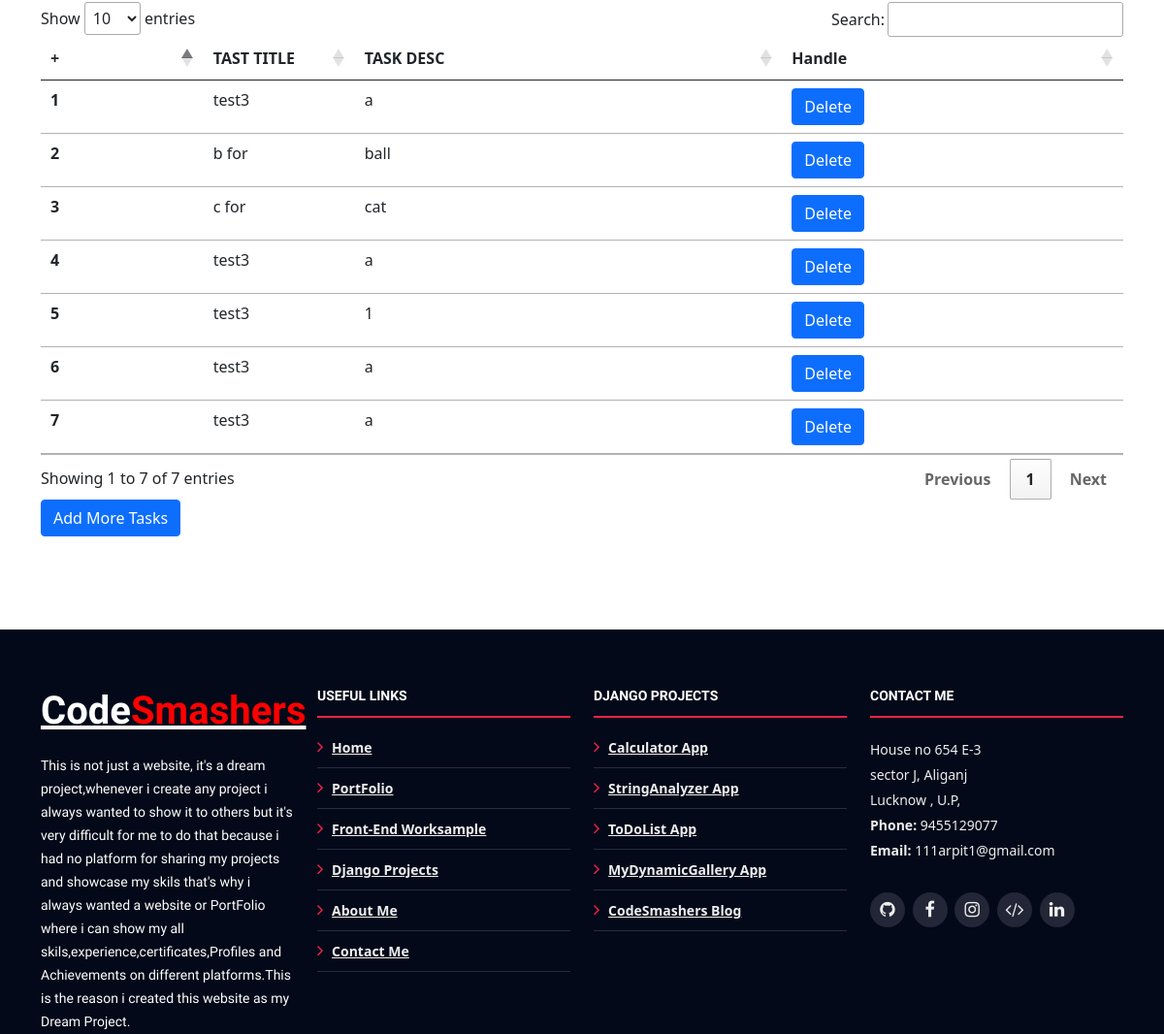
Before: /ToDoListApp/task/ (middle part) with the older database file.
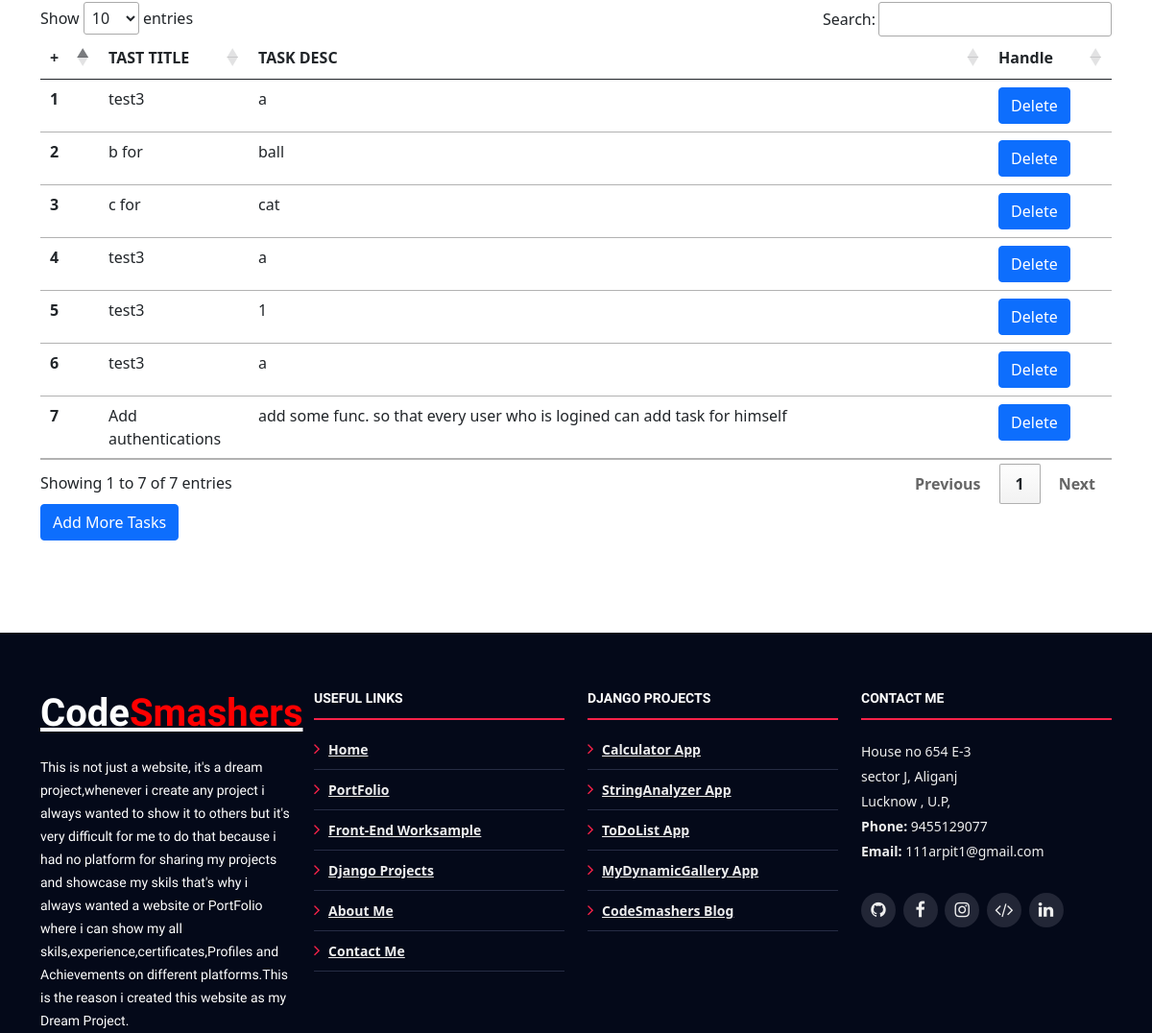
After: the same page with the newer database file.
### ToDoListApp/models.py (models this page shows, shortened)
class Task(models.Model):
    id = models.AutoField(primary_key=True)
    taskTitle = models.CharField(max_length=30)
    TaskDesc = models.TextField(max_length=300)
    time = models.DateTimeField(auto_now_add=True)

### ToDoListApp/views.py (the view)
# urls.py: path('task/', views.task, name='task'),
def task(request):
    alltasks = Task.objects.all()
    params = {'alltasks':alltasks}
    return render(request,'ToDoListApp/task.html',params)

### templates/ToDoListApp/task.html (shortened to what this page needs)
{% extends 'base3.html' %}
{% block body %}
<div class="container my-5">
    <h2 class="text-center my-2">To Do List - AllTasks </h2>
    <table class="table" id="myTable">
  <thead>
    <tr>
      <th scope="col">+</th>
      <th scope="col" style="width: 10vw;">TAST TITLE</th>
      <th scope="col">TASK DESC</th>
      <th scope="col">Handle</th>
    </tr>
  </thead>
  <tbody>
  {% for task in alltasks %}
    <tr>
      <th scope="row">{{forloop.counter}}</th>
      <td>{{task.taskTitle}}</td>
      <td >{{task.TaskDesc}}</td>
      <th scope="row"><a href="/ToDoListApp/deleteitem/{{task.id}}" class="btn btn-primary">Delete</a></th>
    </tr>
    {% endfor %}
  </tbody>
</table>
<button type="button" class="btn btn-primary" data-toggle="modal" data-target="#addmoretask">
  Add More Tasks
</button>
</div>
<br>
<br>
{% endblock body %}

Changed rows visible on the page:
removed Task: taskTitle "test3", TaskDesc "a"
added Task: taskTitle "Add authentications", TaskDesc "add some func. so that every user who is logined can add task for himself"
